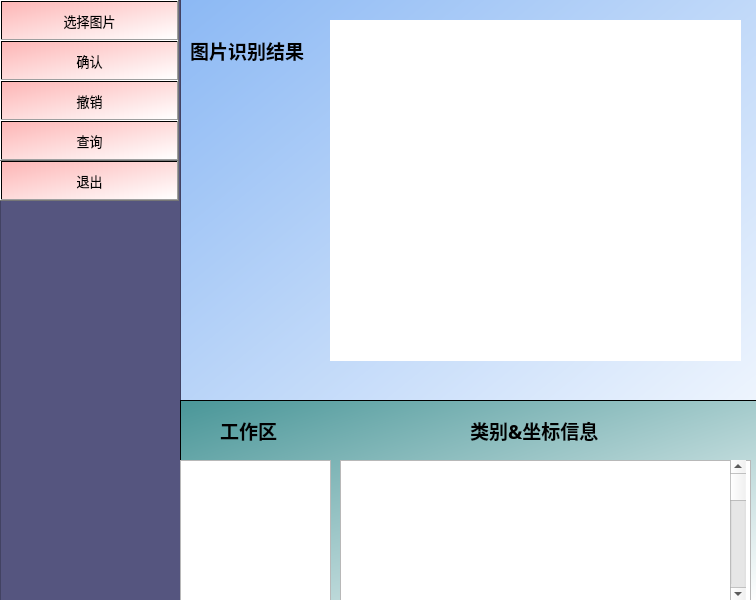
<?xml version="1.0" encoding="UTF-8"?>
<ui version="4.0">
 <class>MainWindow</class>
 <widget class="QMainWindow" name="MainWindow">
  <property name="geometry">
   <rect>
    <x>0</x>
    <y>0</y>
    <width>756</width>
    <height>600</height>
   </rect>
  </property>
  <property name="windowTitle">
   <string>MainWindow</string>
  </property>
  <property name="styleSheet">
   <string notr="true">QWidget#centralwidget{
background-color: qlineargradient(spread:pad, x1:0.028, y1:0.057, x2:0.960227, y2:0.965909, stop:0 rgba(129, 178, 243, 255), stop:1 rgba(255, 255, 255, 255));}
QLabel#label_4{background-color: rgb(255, 255, 255);}</string>
  </property>
  <widget class="QWidget" name="centralwidget">
   <widget class="QFrame" name="frame">
    <property name="geometry">
     <rect>
      <x>0</x>
      <y>0</y>
      <width>181</width>
      <height>601</height>
     </rect>
    </property>
    <property name="styleSheet">
     <string notr="true">QFrame#frame{background-color: rgb(85, 85, 127);}</string>
    </property>
    <property name="frameShape">
     <enum>QFrame::StyledPanel</enum>
    </property>
    <property name="frameShadow">
     <enum>QFrame::Raised</enum>
    </property>
    <widget class="QPushButton" name="pushButton">
     <property name="enabled">
      <bool>true</bool>
     </property>
     <property name="geometry">
      <rect>
       <x>0</x>
       <y>0</y>
       <width>179</width>
       <height>41</height>
      </rect>
     </property>
     <property name="font">
      <font>
       <family>华文中宋</family>
       <pointsize>10</pointsize>
      </font>
     </property>
     <property name="styleSheet">
      <string notr="true">QPushButton#pushButton{background-color: qlineargradient(spread:pad, x1:0, y1:0, x2:1, y2:1, stop:0 rgba(253, 182, 182, 255), stop:1 rgba(255, 255, 255, 255));}
QPushButton#pushButton_2{background-color: qlineargradient(spread:pad, x1:0, y1:0, x2:1, y2:1, stop:0 rgba(253, 182, 182, 255), stop:1 rgba(255, 255, 255, 255));}
QPushButton#pushButton_3{background-color: qlineargradient(spread:pad, x1:0, y1:0, x2:1, y2:1, stop:0 rgba(253, 182, 182, 255), stop:1 rgba(255, 255, 255, 255));}
QPushButton#pushButton_4{background-color: qlineargradient(spread:pad, x1:0, y1:0, x2:1, y2:1, stop:0 rgba(253, 182, 182, 255), stop:1 rgba(255, 255, 255, 255));}</string>
     </property>
     <property name="text">
      <string>选择图片</string>
     </property>
    </widget>
    <widget class="QPushButton" name="pushButton_2">
     <property name="geometry">
      <rect>
       <x>0</x>
       <y>40</y>
       <width>179</width>
       <height>41</height>
      </rect>
     </property>
     <property name="font">
      <font>
       <family>华文中宋</family>
       <pointsize>10</pointsize>
      </font>
     </property>
     <property name="styleSheet">
      <string notr="true">QPushButton#pushButton{background-color: qlineargradient(spread:pad, x1:0, y1:0, x2:1, y2:1, stop:0 rgba(253, 182, 182, 255), stop:1 rgba(255, 255, 255, 255));}
QPushButton#pushButton_2{background-color: qlineargradient(spread:pad, x1:0, y1:0, x2:1, y2:1, stop:0 rgba(253, 182, 182, 255), stop:1 rgba(255, 255, 255, 255));}
QPushButton#pushButton_3{background-color: qlineargradient(spread:pad, x1:0, y1:0, x2:1, y2:1, stop:0 rgba(253, 182, 182, 255), stop:1 rgba(255, 255, 255, 255));}
QPushButton#pushButton_4{background-color: qlineargradient(spread:pad, x1:0, y1:0, x2:1, y2:1, stop:0 rgba(253, 182, 182, 255), stop:1 rgba(255, 255, 255, 255));}</string>
     </property>
     <property name="text">
      <string>确认</string>
     </property>
    </widget>
    <widget class="QPushButton" name="pushButton_3">
     <property name="geometry">
      <rect>
       <x>0</x>
       <y>80</y>
       <width>179</width>
       <height>41</height>
      </rect>
     </property>
     <property name="font">
      <font>
       <family>华文中宋</family>
       <pointsize>10</pointsize>
      </font>
     </property>
     <property name="styleSheet">
      <string notr="true">QPushButton#pushButton{background-color: qlineargradient(spread:pad, x1:0, y1:0, x2:1, y2:1, stop:0 rgba(253, 182, 182, 255), stop:1 rgba(255, 255, 255, 255));}
QPushButton#pushButton_2{background-color: qlineargradient(spread:pad, x1:0, y1:0, x2:1, y2:1, stop:0 rgba(253, 182, 182, 255), stop:1 rgba(255, 255, 255, 255));}
QPushButton#pushButton_3{background-color: qlineargradient(spread:pad, x1:0, y1:0, x2:1, y2:1, stop:0 rgba(253, 182, 182, 255), stop:1 rgba(255, 255, 255, 255));}
QPushButton#pushButton_4{background-color: qlineargradient(spread:pad, x1:0, y1:0, x2:1, y2:1, stop:0 rgba(253, 182, 182, 255), stop:1 rgba(255, 255, 255, 255));}</string>
     </property>
     <property name="text">
      <string>撤销</string>
     </property>
    </widget>
    <widget class="QPushButton" name="pushButton_4">
     <property name="geometry">
      <rect>
       <x>0</x>
       <y>160</y>
       <width>179</width>
       <height>41</height>
      </rect>
     </property>
     <property name="font">
      <font>
       <family>华文中宋</family>
       <pointsize>10</pointsize>
      </font>
     </property>
     <property name="styleSheet">
      <string notr="true">QPushButton#pushButton{background-color: qlineargradient(spread:pad, x1:0, y1:0, x2:1, y2:1, stop:0 rgba(253, 182, 182, 255), stop:1 rgba(255, 255, 255, 255));}
QPushButton#pushButton_2{background-color: qlineargradient(spread:pad, x1:0, y1:0, x2:1, y2:1, stop:0 rgba(253, 182, 182, 255), stop:1 rgba(255, 255, 255, 255));}
QPushButton#pushButton_3{background-color: qlineargradient(spread:pad, x1:0, y1:0, x2:1, y2:1, stop:0 rgba(253, 182, 182, 255), stop:1 rgba(255, 255, 255, 255));}
QPushButton#pushButton_4{background-color: qlineargradient(spread:pad, x1:0, y1:0, x2:1, y2:1, stop:0 rgba(253, 182, 182, 255), stop:1 rgba(255, 255, 255, 255));}</string>
     </property>
     <property name="text">
      <string>退出</string>
     </property>
    </widget>
    <widget class="QPushButton" name="pushButton_5">
     <property name="geometry">
      <rect>
       <x>0</x>
       <y>120</y>
       <width>179</width>
       <height>41</height>
      </rect>
     </property>
     <property name="font">
      <font>
       <family>华文中宋</family>
       <pointsize>10</pointsize>
      </font>
     </property>
     <property name="styleSheet">
      <string notr="true">QPushButton#pushButton{background-color: qlineargradient(spread:pad, x1:0, y1:0, x2:1, y2:1, stop:0 rgba(253, 182, 182, 255), stop:1 rgba(255, 255, 255, 255));}
QPushButton#pushButton_2{background-color: qlineargradient(spread:pad, x1:0, y1:0, x2:1, y2:1, stop:0 rgba(253, 182, 182, 255), stop:1 rgba(255, 255, 255, 255));}
QPushButton#pushButton_3{background-color: qlineargradient(spread:pad, x1:0, y1:0, x2:1, y2:1, stop:0 rgba(253, 182, 182, 255), stop:1 rgba(255, 255, 255, 255));}
QPushButton#pushButton_4{background-color: qlineargradient(spread:pad, x1:0, y1:0, x2:1, y2:1, stop:0 rgba(253, 182, 182, 255), stop:1 rgba(255, 255, 255, 255));}
QPushButton#pushButton_5{background-color: qlineargradient(spread:pad, x1:0, y1:0, x2:1, y2:1, stop:0 rgba(253, 182, 182, 255), stop:1 rgba(255, 255, 255, 255));}</string>
     </property>
     <property name="text">
      <string>查询</string>
     </property>
    </widget>
   </widget>
   <widget class="QLabel" name="label_4">
    <property name="geometry">
     <rect>
      <x>330</x>
      <y>20</y>
      <width>411</width>
      <height>341</height>
     </rect>
    </property>
    <property name="palette">
     <palette>
      <active>
       <colorrole role="WindowText">
        <brush brushstyle="SolidPattern">
         <color alpha="255">
          <red>0</red>
          <green>0</green>
          <blue>0</blue>
         </color>
        </brush>
       </colorrole>
       <colorrole role="Button">
        <brush brushstyle="SolidPattern">
         <color alpha="255">
          <red>255</red>
          <green>255</green>
          <blue>255</blue>
         </color>
        </brush>
       </colorrole>
       <colorrole role="Base">
        <brush brushstyle="SolidPattern">
         <color alpha="255">
          <red>255</red>
          <green>255</green>
          <blue>255</blue>
         </color>
        </brush>
       </colorrole>
       <colorrole role="Window">
        <brush brushstyle="SolidPattern">
         <color alpha="255">
          <red>255</red>
          <green>255</green>
          <blue>255</blue>
         </color>
        </brush>
       </colorrole>
      </active>
      <inactive>
       <colorrole role="WindowText">
        <brush brushstyle="SolidPattern">
         <color alpha="255">
          <red>0</red>
          <green>0</green>
          <blue>0</blue>
         </color>
        </brush>
       </colorrole>
       <colorrole role="Button">
        <brush brushstyle="SolidPattern">
         <color alpha="255">
          <red>255</red>
          <green>255</green>
          <blue>255</blue>
         </color>
        </brush>
       </colorrole>
       <colorrole role="Base">
        <brush brushstyle="SolidPattern">
         <color alpha="255">
          <red>255</red>
          <green>255</green>
          <blue>255</blue>
         </color>
        </brush>
       </colorrole>
       <colorrole role="Window">
        <brush brushstyle="SolidPattern">
         <color alpha="255">
          <red>255</red>
          <green>255</green>
          <blue>255</blue>
         </color>
        </brush>
       </colorrole>
      </inactive>
      <disabled>
       <colorrole role="WindowText">
        <brush brushstyle="SolidPattern">
         <color alpha="255">
          <red>120</red>
          <green>120</green>
          <blue>120</blue>
         </color>
        </brush>
       </colorrole>
       <colorrole role="Button">
        <brush brushstyle="SolidPattern">
         <color alpha="255">
          <red>255</red>
          <green>255</green>
          <blue>255</blue>
         </color>
        </brush>
       </colorrole>
       <colorrole role="Base">
        <brush brushstyle="SolidPattern">
         <color alpha="255">
          <red>255</red>
          <green>255</green>
          <blue>255</blue>
         </color>
        </brush>
       </colorrole>
       <colorrole role="Window">
        <brush brushstyle="SolidPattern">
         <color alpha="255">
          <red>255</red>
          <green>255</green>
          <blue>255</blue>
         </color>
        </brush>
       </colorrole>
      </disabled>
     </palette>
    </property>
    <property name="styleSheet">
     <string notr="true">QLable#lable_4{background-color: rgb(255, 255, 255);}</string>
    </property>
    <property name="text">
     <string/>
    </property>
    <property name="textFormat">
     <enum>Qt::AutoText</enum>
    </property>
   </widget>
   <widget class="QLabel" name="label">
    <property name="geometry">
     <rect>
      <x>190</x>
      <y>20</y>
      <width>121</width>
      <height>61</height>
     </rect>
    </property>
    <property name="font">
     <font>
      <family>Agency FB</family>
      <pointsize>14</pointsize>
      <weight>75</weight>
      <bold>true</bold>
     </font>
    </property>
    <property name="text">
     <string>图片识别结果</string>
    </property>
   </widget>
   <widget class="QFrame" name="frame_2">
    <property name="geometry">
     <rect>
      <x>180</x>
      <y>400</y>
      <width>581</width>
      <height>201</height>
     </rect>
    </property>
    <property name="sizePolicy">
     <sizepolicy hsizetype="Ignored" vsizetype="Ignored">
      <horstretch>0</horstretch>
      <verstretch>0</verstretch>
     </sizepolicy>
    </property>
    <property name="styleSheet">
     <string notr="true">QFrame#frame_2{background-color: qlineargradient(spread:pad, x1:0, y1:0, x2:1, y2:1, stop:0 rgba(73, 150, 152, 255), stop:1 rgba(255, 255, 255, 255));}</string>
    </property>
    <property name="frameShape">
     <enum>QFrame::StyledPanel</enum>
    </property>
    <property name="frameShadow">
     <enum>QFrame::Raised</enum>
    </property>
    <widget class="QTextBrowser" name="textBrowser">
     <property name="geometry">
      <rect>
       <x>0</x>
       <y>60</y>
       <width>151</width>
       <height>141</height>
      </rect>
     </property>
     <property name="sizePolicy">
      <sizepolicy hsizetype="Ignored" vsizetype="Ignored">
       <horstretch>0</horstretch>
       <verstretch>0</verstretch>
      </sizepolicy>
     </property>
    </widget>
    <widget class="QTextBrowser" name="textBrowser_2">
     <property name="geometry">
      <rect>
       <x>160</x>
       <y>60</y>
       <width>411</width>
       <height>141</height>
      </rect>
     </property>
     <property name="sizePolicy">
      <sizepolicy hsizetype="Ignored" vsizetype="Ignored">
       <horstretch>0</horstretch>
       <verstretch>0</verstretch>
      </sizepolicy>
     </property>
    </widget>
    <widget class="QLabel" name="label_3">
     <property name="geometry">
      <rect>
       <x>40</x>
       <y>0</y>
       <width>61</width>
       <height>61</height>
      </rect>
     </property>
     <property name="font">
      <font>
       <family>Agency FB</family>
       <pointsize>14</pointsize>
       <weight>75</weight>
       <bold>true</bold>
      </font>
     </property>
     <property name="text">
      <string>工作区</string>
     </property>
    </widget>
    <widget class="QLabel" name="label_2">
     <property name="geometry">
      <rect>
       <x>290</x>
       <y>0</y>
       <width>131</width>
       <height>61</height>
      </rect>
     </property>
     <property name="font">
      <font>
       <family>Agency FB</family>
       <pointsize>14</pointsize>
       <weight>75</weight>
       <bold>true</bold>
      </font>
     </property>
     <property name="text">
      <string>类别&amp;坐标信息</string>
     </property>
    </widget>
    <widget class="QScrollBar" name="verticalScrollBar">
     <property name="geometry">
      <rect>
       <x>550</x>
       <y>60</y>
       <width>16</width>
       <height>141</height>
      </rect>
     </property>
     <property name="orientation">
      <enum>Qt::Vertical</enum>
     </property>
    </widget>
   </widget>
  </widget>
 </widget>
 <resources/>
 <connections/>
</ui>
